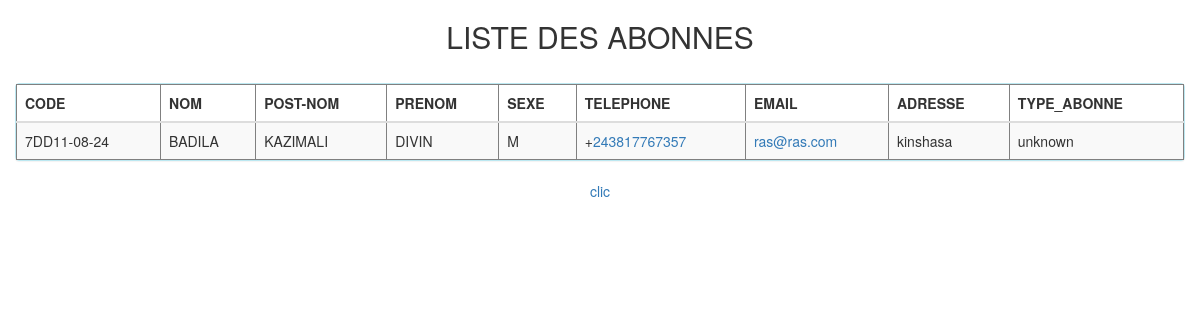
/view/imprimer-abonne.php (signed in), run on the app's committed database.
### tables this page shows
CREATE TABLE `abonne` (
  `code_abonne` varchar(15) NOT NULL,
  `nom` varchar(50) NOT NULL,
  `postnom` varchar(50) NOT NULL,
  `prenom` varchar(50) NOT NULL,
  `sexe` varchar(10) NOT NULL,
  `telephone` varchar(15) NOT NULL,
  `email` varchar(50) NOT NULL,
  `adresse` varchar(100) NOT NULL,
  `type_abonne` int(11) NOT NULL
);

CREATE TABLE `type` (
  `id` int(11) NOT NULL,
  `designation` varchar(50) NOT NULL
);

### model/imprimer-abonne.php (called while the page is built)
<?php
	$requete="SELECT * FROM abonne";
	$resultat=$pdo->query($requete);

### view/imprimer-abonne.php (the view, shortened to what this page needs)
<?php
	require_once '../bdd/connexion.php';
	require_once('../model/imprimer-abonne.php');
	?>
<!DOCTYPE html>
<html>
<head>
	<link rel="stylesheet" href="../includes/css/bootstrap.css">
</head>
<body>
		<div align="center">
			<h2>LISTE DES ABONNES</h2>
		</div>
		<div class="col-md-12 col-xs-12 spacer">
				<div class="panel panel-info spacer">
						<table class="table table-striped" border="1">
						<thead>
								<tr>
									<th>CODE</th><th>NOM</th><th>POST-NOM</th><th>PRENOM</th><th>SEXE</th><th>TELEPHONE</th><th>EMAIL</th><th>ADRESSE</th><th>TYPE_ABONNE</th>
								</tr>
							</thead>
							<tbody>
								<?php while ($et=$resultat->fetch()){?>
								<tr>
								<td><?php  echo($et['code_abonne'])?></td>
								<td><?php  echo($et['nom'])?></td>
								<td><?php  echo($et['postnom'])?></td>
								<td><?php  echo($et['prenom'])?></td>
								<td><?php  echo($et['sexe'])?></td>
								<td>+<a href="https://api.whatsapp.com/send?phone=%2B<?= $et['telephone']; ?>&text=Bonjour&app_absent=0"><?php  echo($et['telephone'])?></a></td>
								<td><a href="mailto:<?php  echo($et['email'])?>"><?php  echo($et['email'])?></a> </td>
								<td><?php  echo($et['adresse'])?></td>
								<td><?php
                                require_once('../bdd/connexion.php');
								$requser=$pdo->prepare("SELECT * FROM type WHERE id=?");
								$requser->execute(array($et['type_abonne']));
								$userinfo=$requser->fetch();
								echo($userinfo['designation']);
                                ?></td>
											</tr>
									<?php  } ?>
							</tbody>
						</table>
			</div>
			<div class="text-center">
							<a onclick="window.print();">clic</a>
						</div>
</body>
</html>

### view/imprimer-abonne.php (style rules this page uses)
.spacer { margin-top: 10px; }

### data on the page
abonne: code_abonne "7DD11-08-24", nom "BADILA", postnom "KAZIMALI", prenom "DIVIN", sexe "M", telephone "243817767357", email "ras@ras.com", adresse "kinshasa", type_abonne.designation "unknown"
